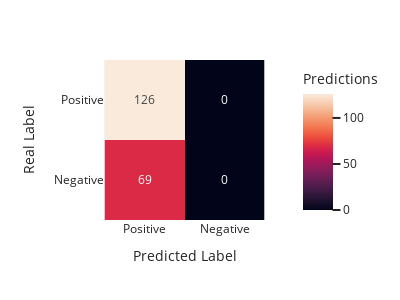

The cell this chart's notebook holds for it:
### Code cell
# model.load_state_dict(torch.load('models\LSTMHarmonic_weights_R3Currents.pth'))
print(conf_matrix_total)
metrics = conf_matrix_metrics(conf_matrix_total)
print_metrics(metrics)
plot_confusion_matrix(metrics)

### Figure 1 — Plotly figure (JSON) as saved in the notebook; plotly's stock layout.template omitted (floating-point values rounded to 4 significant figures)
{"data": [{"coloraxis": "coloraxis", "hovertemplate": "Predicted Label: %{x}<br>Real Label: %{y}<br>Predictions: %{z}<extra></extra>", "name": "0", "texttemplate": "%{z}", "type": "heatmap", "x": ["Positive", "Negative"], "xaxis": "x", "y": ["Positive", "Negative"], "yaxis": "y", "z": [[126, 0], [69, 0]]}], "layout": {"coloraxis": {"colorbar": {"title": {"text": "Predictions"}}, "colorscale": [[0, "rgb(2,4,25)"], [0.0625, "rgb(24,15,41)"], [0.125, "rgb(47,23,57)"], [0.1875, "rgb(71,28,72)"], [0.25, "rgb(97,30,82)"], [0.3125, "rgb(123,30,89)"], [0.375, "rgb(150,27,91)"], [0.4375, "rgb(177,22,88)"], [0.5, "rgb(203,26,79)"], [0.5625, "rgb(223,47,67)"], [0.625, "rgb(236,76,61)"], [0.6875, "rgb(242,107,73)"], [0.75, "rgb(244,135,95)"], [0.8125, "rgb(245,162,122)"], [0.875, "rgb(246,188,153)"], [0.9375, "rgb(247,212,187)"], [1, "rgb(250,234,220)"]]}, "height": 300, "margin": {"t": 60}, "width": 400, "xaxis": {"anchor": "y", "constrain": "domain", "domain": [0, 1], "scaleanchor": "y", "title": {"text": "Predicted Label"}}, "yaxis": {"anchor": "x", "autorange": "reversed", "constrain": "domain", "domain": [0, 1], "title": {"text": "Real Label"}}}}
